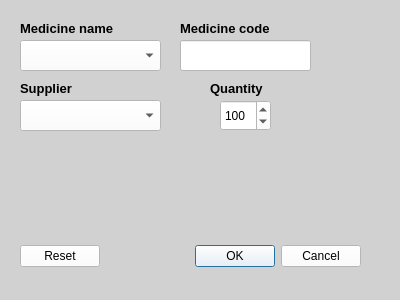
<?xml version="1.0" encoding="UTF-8"?>
<ui version="4.0">
 <class>Dialog</class>
 <widget class="QDialog" name="Dialog">
  <property name="geometry">
   <rect>
    <x>0</x>
    <y>0</y>
    <width>400</width>
    <height>300</height>
   </rect>
  </property>
  <property name="minimumSize">
   <size>
    <width>400</width>
    <height>300</height>
   </size>
  </property>
  <property name="maximumSize">
   <size>
    <width>400</width>
    <height>300</height>
   </size>
  </property>
  <property name="windowTitle">
   <string>NEW ORDER</string>
  </property>
  <property name="windowIcon">
   <iconset resource="icon.qrc">
    <normaloff>:/icon/cross.jpg</normaloff>:/icon/cross.jpg</iconset>
  </property>
  <property name="styleSheet">
   <string notr="true">background-color: rgb(209, 209, 209);</string>
  </property>
  <widget class="QDialogButtonBox" name="buttonBox">
   <property name="geometry">
    <rect>
     <x>20</x>
     <y>240</y>
     <width>341</width>
     <height>32</height>
    </rect>
   </property>
   <property name="styleSheet">
    <string notr="true">background-color: rgb(255, 255, 255);</string>
   </property>
   <property name="orientation">
    <enum>Qt::Horizontal</enum>
   </property>
   <property name="standardButtons">
    <set>QDialogButtonBox::Cancel|QDialogButtonBox::Ok|QDialogButtonBox::Reset</set>
   </property>
  </widget>
  <widget class="QComboBox" name="medicine_name">
   <property name="geometry">
    <rect>
     <x>20</x>
     <y>40</y>
     <width>141</width>
     <height>31</height>
    </rect>
   </property>
   <property name="font">
    <font>
     <pointsize>10</pointsize>
     <weight>75</weight>
     <bold>true</bold>
    </font>
   </property>
   <property name="styleSheet">
    <string notr="true">background-color: rgb(255, 255, 255);</string>
   </property>
   <property name="currentText">
    <string/>
   </property>
  </widget>
  <widget class="QSpinBox" name="quantity">
   <property name="geometry">
    <rect>
     <x>220</x>
     <y>100</y>
     <width>51</width>
     <height>31</height>
    </rect>
   </property>
   <property name="styleSheet">
    <string notr="true">background-color: rgb(255, 255, 255);</string>
   </property>
   <property name="maximum">
    <number>1000</number>
   </property>
   <property name="value">
    <number>100</number>
   </property>
  </widget>
  <widget class="QLabel" name="label">
   <property name="geometry">
    <rect>
     <x>20</x>
     <y>20</y>
     <width>101</width>
     <height>16</height>
    </rect>
   </property>
   <property name="font">
    <font>
     <pointsize>10</pointsize>
     <weight>75</weight>
     <bold>true</bold>
    </font>
   </property>
   <property name="text">
    <string>Medicine name</string>
   </property>
  </widget>
  <widget class="QLabel" name="label_3">
   <property name="geometry">
    <rect>
     <x>210</x>
     <y>80</y>
     <width>101</width>
     <height>16</height>
    </rect>
   </property>
   <property name="font">
    <font>
     <pointsize>10</pointsize>
     <weight>75</weight>
     <bold>true</bold>
    </font>
   </property>
   <property name="text">
    <string>Quantity</string>
   </property>
  </widget>
  <widget class="QLineEdit" name="medicine_code">
   <property name="geometry">
    <rect>
     <x>180</x>
     <y>40</y>
     <width>131</width>
     <height>31</height>
    </rect>
   </property>
   <property name="font">
    <font>
     <pointsize>10</pointsize>
     <weight>75</weight>
     <bold>true</bold>
    </font>
   </property>
   <property name="styleSheet">
    <string notr="true">background-color: rgb(255, 255, 255);</string>
   </property>
  </widget>
  <widget class="QLabel" name="label_4">
   <property name="geometry">
    <rect>
     <x>180</x>
     <y>20</y>
     <width>101</width>
     <height>16</height>
    </rect>
   </property>
   <property name="font">
    <font>
     <pointsize>10</pointsize>
     <weight>75</weight>
     <bold>true</bold>
    </font>
   </property>
   <property name="text">
    <string>Medicine code</string>
   </property>
  </widget>
  <widget class="QComboBox" name="supplier">
   <property name="geometry">
    <rect>
     <x>20</x>
     <y>100</y>
     <width>141</width>
     <height>31</height>
    </rect>
   </property>
   <property name="font">
    <font>
     <pointsize>10</pointsize>
     <weight>75</weight>
     <bold>true</bold>
    </font>
   </property>
   <property name="styleSheet">
    <string notr="true">background-color: rgb(255, 255, 255);</string>
   </property>
  </widget>
  <widget class="QLabel" name="label_5">
   <property name="geometry">
    <rect>
     <x>20</x>
     <y>80</y>
     <width>101</width>
     <height>16</height>
    </rect>
   </property>
   <property name="font">
    <font>
     <pointsize>10</pointsize>
     <weight>75</weight>
     <bold>true</bold>
    </font>
   </property>
   <property name="text">
    <string>Supplier</string>
   </property>
  </widget>
 </widget>
 <resources>
  <include location="icon.qrc"/>
 </resources>
 <connections>
  <connection>
   <sender>buttonBox</sender>
   <signal>accepted()</signal>
   <receiver>Dialog</receiver>
   <slot>accept()</slot>
   <hints>
    <hint type="sourcelabel">
     <x>248</x>
     <y>254</y>
    </hint>
    <hint type="destinationlabel">
     <x>157</x>
     <y>274</y>
    </hint>
   </hints>
  </connection>
  <connection>
   <sender>buttonBox</sender>
   <signal>rejected()</signal>
   <receiver>Dialog</receiver>
   <slot>reject()</slot>
   <hints>
    <hint type="sourcelabel">
     <x>316</x>
     <y>260</y>
    </hint>
    <hint type="destinationlabel">
     <x>286</x>
     <y>274</y>
    </hint>
   </hints>
  </connection>
 </connections>
</ui>
